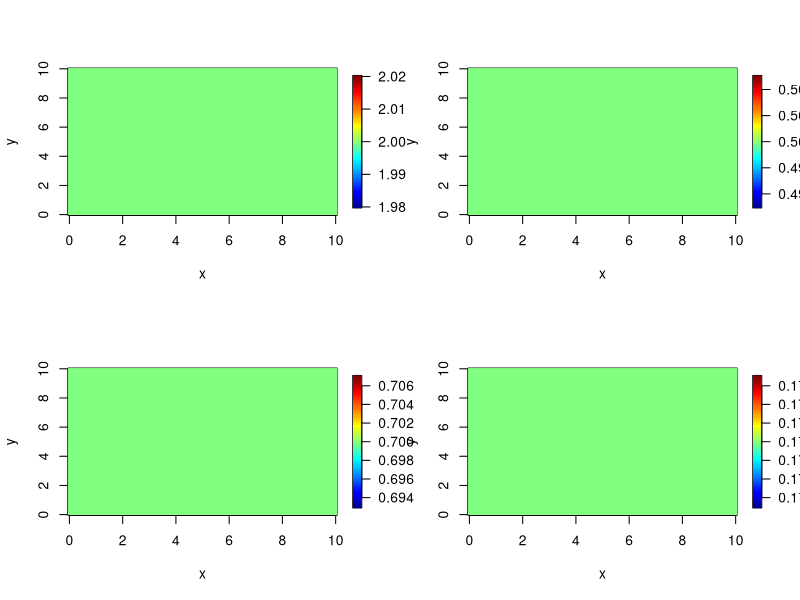
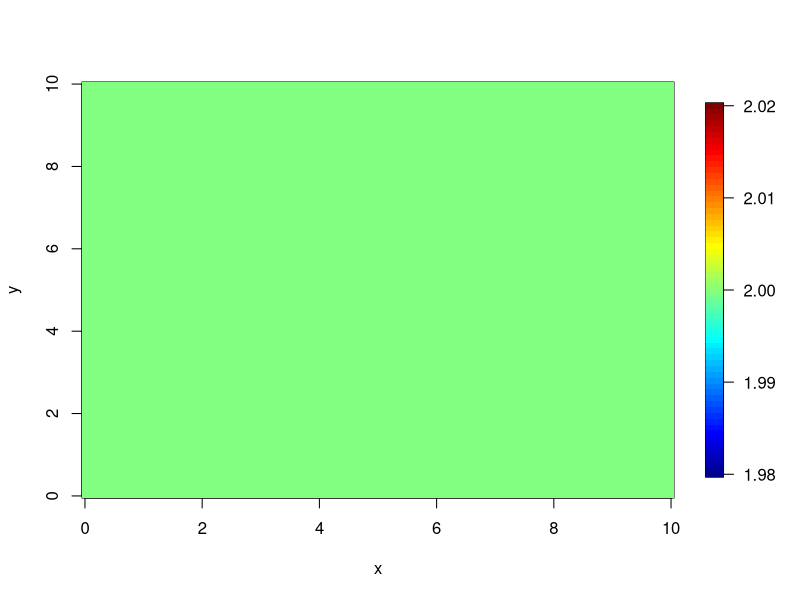
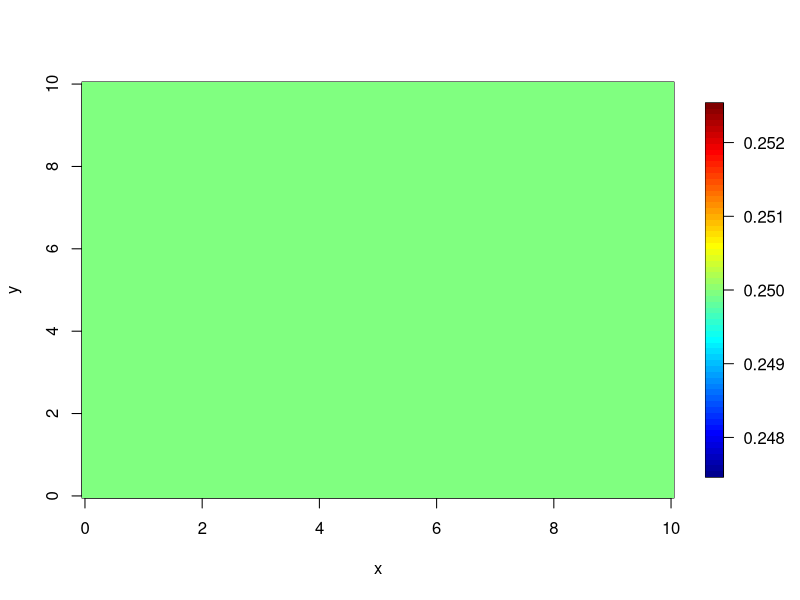
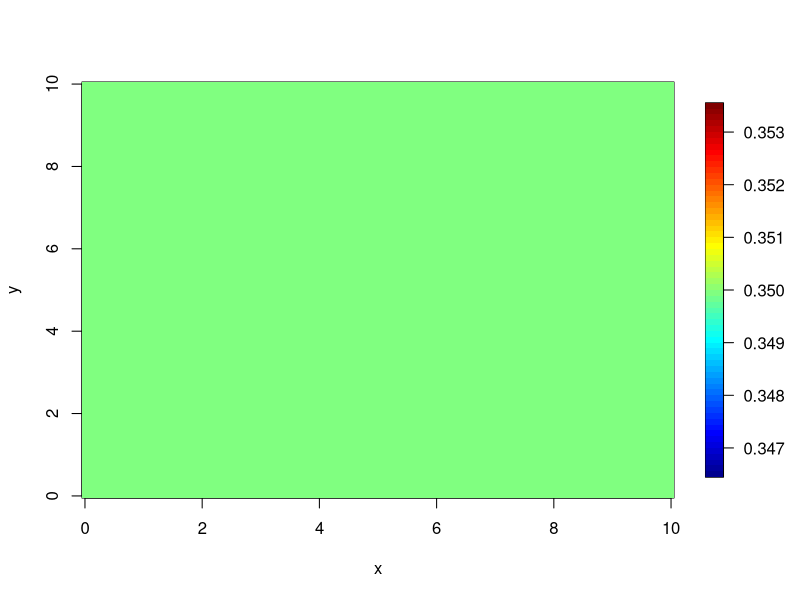
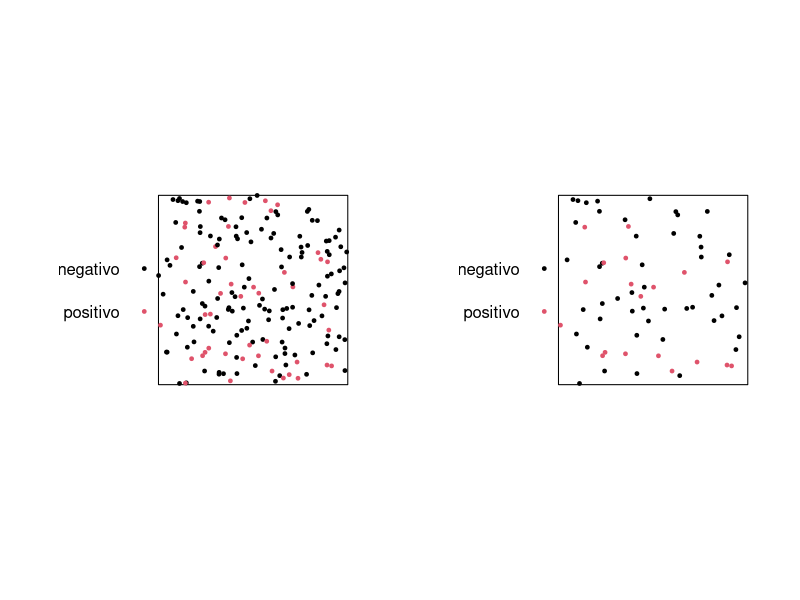
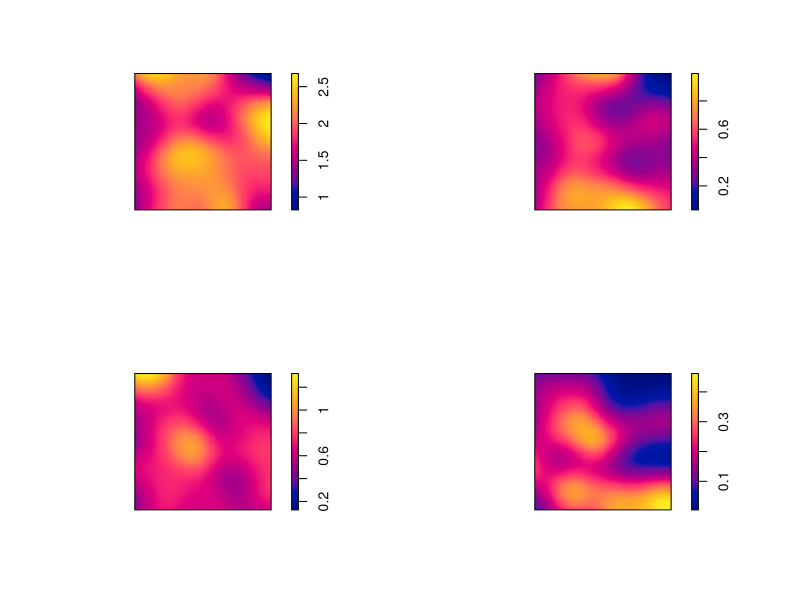
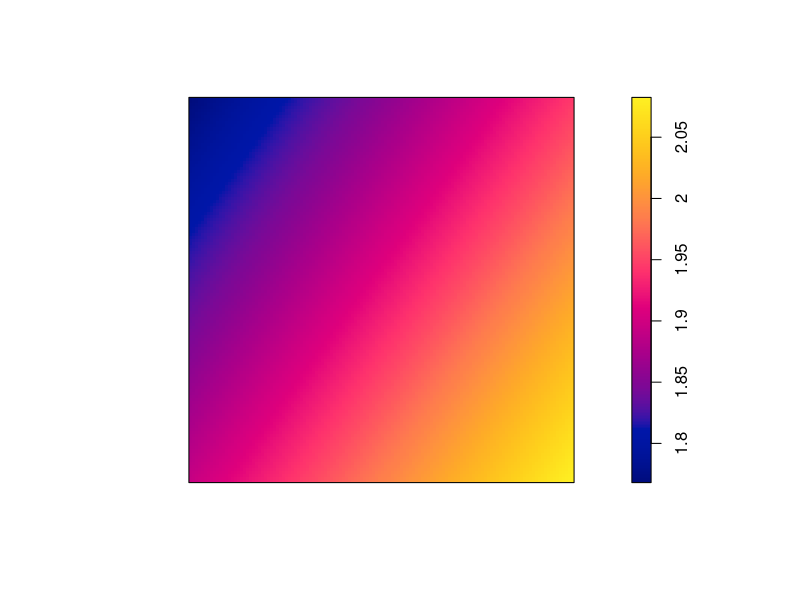
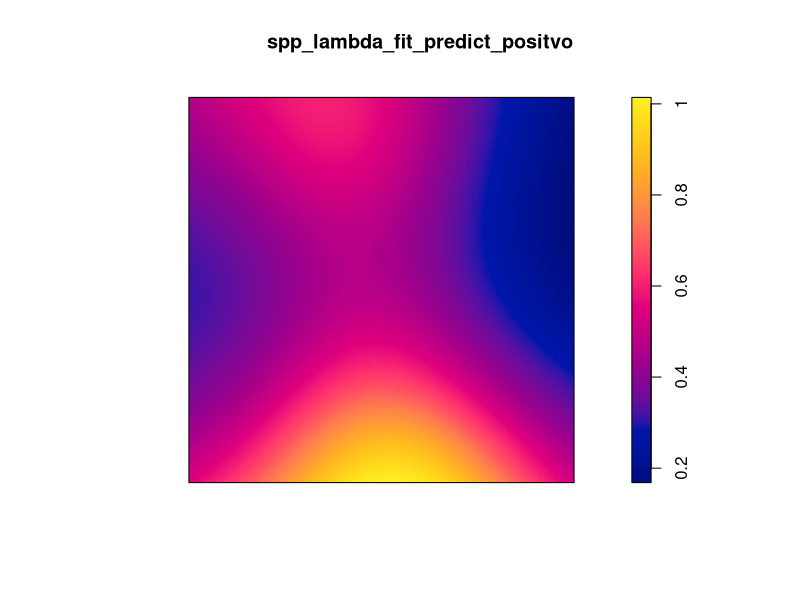

Write R code to recreate these figures, in order.
library(spatstat)
library(fields)
library(mgcv)
library(psych)
library(pracma)
library(splines)
#=#=#=#=#=#=#=#=#=#=#=#=#=#=#=#=#=#=#=#=#=#=#=#=#=#=#=#=#=#=#=#=#=#=#=#
#=#=# Densidad poblacional homogenea, riesgo espacial constante, muestreo aleatorio homogeneo

#=#=#=#=#=#=#=#=#=#=#=#=#=#=#=#=#=#=#=#=#=#=#=#=#=#=#=#=#=#=#=#=#=#=#=#

lambda_fun <- function(x,y){
  return(rep(2,length(x)))}
theta_fun <- function(x,y){
  return(rep(0.25,length(x)))}
pi_fun <- function(x,y){
  return(rep(0.35,length(x)))}

#=#=#=#=#=#=#=#=#=#=#=#=#=#=#=#=#=#=#=#=#=#=#=#=#=#=#=#=#=#=#=#=#=#=#=#

lambda_theta_fun <- function(x,y){
  return( lambda_fun(x,y) * theta_fun(x,y))}
lambda_pi_fun <- function(x,y){
  return( lambda_fun(x,y) * pi_fun(x,y))}
lambda_theta_pi_fun <- function(x,y){
  return( lambda_fun(x,y) * theta_fun(x,y) * pi_fun(x,y))}

#=#=#=#=#=#=#=#=#=#=#=#=#=#=#=#=#=#=#=#=#=#=#=#=#=#=#=#=#=#=#=#=#=#=#=#

grid <- expand.grid(seq(0, 10, length.out = 100),
                    seq(0, 10, length.out = 100))

imagen_plot <- function(z) {
  fields::image.plot(seq(0, 10, length.out = 100),
                     seq(0, 10, length.out = 100),
                     matrix(z, 100, 100),
                     xlab = "x", ylab = "y", main = "")
}

#=#=#=#=#=#=#=#=#=#=#=#=#=#=#=#=#=#=#=#=#=#=#=#=#=#=#=#=#=#=#=#=#=#=#=#

x11()
par(mfrow = c(2, 2))
z <- lambda_fun(grid[,1],grid[,2])
imagen_plot(z)
z <- lambda_theta_fun(grid[,1],grid[,2])
imagen_plot(z)
z <- lambda_pi_fun(grid[,1],grid[,2])
imagen_plot(z)
z <- lambda_theta_pi_fun(grid[,1],grid[,2])
imagen_plot(z)
x11()
z <- lambda_fun(grid[,1],grid[,2])
imagen_plot(z)
x11()
z <- theta_fun(grid[,1],grid[,2])
imagen_plot(z)
x11()
z <- pi_fun(grid[,1],grid[,2])
imagen_plot(z)

#=#=#=#=#=#=#=#=#=#=#=#=#=#=#=#=#=#=#=#=#=#=#=#=#=#=#=#=#=#=#=#=#=#=#=#

set.seed(123)
win <- owin(xrange = c(0, 10), yrange = c(0, 10))
spp <- rpoispp(lambda = 2, win = win)
props <- theta_fun(spp$x,spp$y)
marks(spp) <- factor(sapply(props, function(x) rbinom(1, 1, x)),
                     labels = c("negativo","positivo"),levels = c(0,1))
props <- pi_fun(spp$x,spp$y)
spp_sample <- spp[sapply(props, function(x) rbinom(1, 1, x)) == 1]

#=#=#=#=#=#=#=#=#=#=#=#=#=#=#=#=#=#=#=#=#=#=#=#=#=#=#=#=#=#=#=#=#=#=#=#

x11()
par(mfrow = c(1, 2))
plot(spp, cols=c(1:2), pch = 19, cex=0.5, main="")
plot(spp_sample, cols=c(1:2), pch = 19, cex=0.5, main="")
x11()
par(mfrow = c(2, 2))
plot(density(spp), main = "")
plot(density(spp[spp$marks=="positivo"]), main = "")
plot(density(spp_sample), main = "")
plot(density(spp_sample[spp_sample$marks=="positivo"]), main = "")

#=#=#=#=#=#=#=#=#=#=#=#=#=#=#=#=#=#=#=#=#=#=#=#=#=#=#=#=#=#=#=#=#=#=#=#

N_1 <- sum(spp$marks=="positivo") 
N_0 <- sum(spp$marks=="negativo")
n_1 <- sum(spp_sample$marks=="positivo") 
n_0 <- sum(spp_sample$marks=="negativo")
N_1/ (N_1 + N_0)
n_1/ (n_1 + n_0)
rho <- (n_1*N_0)/(N_1*n_0)
alfa <- (n_1/n_0)*(1+(N_0/N_1))

#=#=#=#=#=#=#=#=#=#=#=#=#=#=#=#=#=#=#=#=#=#=#=#=#=#=#=#=#=#=#=#=#=#=#

temporal <- marks(spp)
marks(spp) <- NULL
spp_lambda_fit <- ppm(spp ~ s(x,y,k=6), use.gam=TRUE)
summary(spp_lambda_fit)
spp_lambda_fit_predict <- predict(spp_lambda_fit)
x11()
plot(spp_lambda_fit_predict,xlab = "x", ylab = "y", zlab="", main = "")
marks(spp) <- temporal
rm(temporal)

#=#=#=#=#=#=#=#=#=#=#=#=#=#=#=#=#=#=#=#=#=#=#=#=#=#=#=#=#=#=#=#=#=#=#

spp_positvo <- spp[spp$marks=="positivo"]
spp_negativo <- spp[spp$marks=="negativo"]
marks(spp_positvo) <- NULL
marks(spp_negativo) <- NULL
spp_lambda_fit_positvo <- ppm(spp_positvo ~ s(x,y,k=6), use.gam=TRUE)
spp_lambda_fit_negativo <- ppm(spp_negativo ~ s(x,y,k=6), use.gam=TRUE)
spp_lambda_fit_predict_positvo <- predict(spp_lambda_fit_positvo)
spp_lambda_fit_predict_negativo <- predict(spp_lambda_fit_negativo)
risk_estimated <- spp_lambda_fit_predict_positvo/(spp_lambda_fit_predict_positvo +
                                                    spp_lambda_fit_predict_negativo)

plot(spp_lambda_fit_predict_positvo)
plot(spp_lambda_fit_predict_negativo)
plot(risk_estimated)

z_1 <-predict(spp_lambda_fit_positvo, locations=data.frame(x=grid[,1], y=grid[,2]))
z_0 <-predict(spp_lambda_fit_negativo, locations=data.frame(x=grid[,1], y=grid[,2]))
imagen_plot(z_1)
imagen_plot(z_0)
imagen_plot(z_1/(z_1+z_0))

#=#=#=#=#=#=#=#=#=#=#=#=#=#=#=#=#=#=#=#=#=#=#=#=#=#=#=#=#=#=#=#=#=#=#

spp_sample_positvo <- spp_sample[spp_sample$marks=="positivo"]
spp_sample_negativo <- spp_sample[spp_sample$marks=="negativo"]
marks(spp_sample_positvo) <- NULL
marks(spp_sample_negativo) <- NULL
spp_lambda_fit_positvo <- ppm(spp_sample_positvo ~ s(x,y,k=6), use.gam=TRUE)
spp_lambda_fit_negativo <- ppm(spp_sample_negativo ~ s(x,y,k=6), use.gam=TRUE)
spp_lambda_fit_predict_positvo <- predict(spp_lambda_fit_positvo, type="intensity",
                                          ngrid=100)
spp_lambda_fit_predict_negativo <- predict(spp_lambda_fit_negativo, type="intensity",
                                           ngrid=100)
risk_estimated <- spp_lambda_fit_predict_positvo/(spp_lambda_fit_predict_positvo+
                                                    rho*spp_lambda_fit_predict_negativo)
x11()
plot(risk_estimated)
x11()
plot(spp_lambda_fit_predict_positvo/(alfa*spp_lambda_fit_predict_negativo))

temporal <- spp_lambda_fit_predict_positvo/(alfa*spp_lambda_fit_predict_negativo)
summary(temporal)


z_1 <-predict(spp_lambda_fit_positvo, locations=data.frame(x=grid[,1], y=grid[,2]))
z_0 <-predict(spp_lambda_fit_negativo, locations=data.frame(x=grid[,1], y=grid[,2]))

x11()
par(mfrow = c(2, 2))
imagen_plot(z_1)
imagen_plot(z_0)
imagen_plot(z_1/(z_1+rho*z_0))
imagen_plot(z_1/(alfa*z_0))

#=#=#=#=#=#=#=#=#=#=#=#=#=#=#=#=#=#=#=#=#=#=#=#=#=#=#=#=#=#=#=#=#=#=#

w <- c(negativo = rho, positivo = 1)[spp_sample$marks]
theta_fit_gam <- mgcv::gam(marks~s(x,y,k=20),family = binomial(link="logit"),
                           data=spp_sample, weights = w,
                           gamma = 1)
summary(theta_fit_gam)
z <- psych::logistic(predict.gam(theta_fit_gam, newdata=data.frame(x=grid[,1], y=grid[,2])))
x11()
imagen_plot(z)
x11()
persp(matrix(z, 100, 100))
